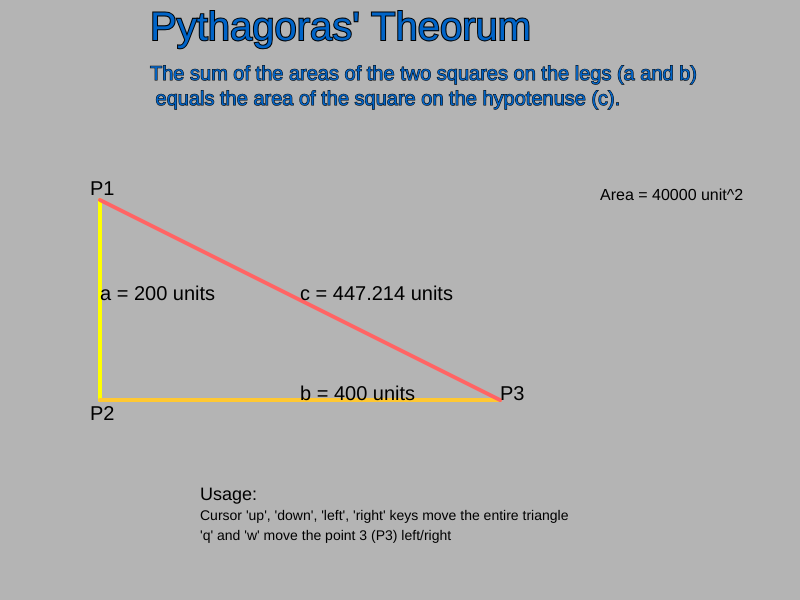
Frame 1 (no input)
Frame 60 (no input): identical to frame 1, image omitted
Frame 120 (the mouse pressed at the canvas centre since frame 60): identical to frame 1, image omitted

The p5.js sketch that drew this single still picture (run headless with seeded random() and noise() and a simulated clock; from frame 60 on, the mouse is pressed at the canvas centre):

// p5.js sketch
// ── sketch.js
/*
* CS 20
* Unit 1
* Assignment 5
*
*/


/** Global Variables */

let title = "Pythagoras' Theorum";
let dev = "The sum of the areas of the two squares on the legs (a and b)\n equals the area of the square on the hypotenuse (c)."
let widthB = 200;

let p1, p2, p3, a, b, c, area;

function setup() {
    let sketch = createCanvas(800, 600);
    p1 = createVector(100, 200);
    p2 = createVector(100, 400);
    p3 = createVector(500, 400);
}

function draw() {
    //header
    background(180);
    stroke(0);
    fill(0, 100, 200);
    strokeWeight(2);
    textSize(40);
    text(title, 150, 40);
    textSize(20);
    strokeWeight(1);
    text(dev, 150, 80);

    //p1->p2
    stroke(255, 255, 0);
    strokeWeight(4);
    line(p1.x, p1.y, p2.x, p2.y);

    //p2->p3
    stroke(255, 200, 50);
    line(p2.x, p2.y, p3.x, p3.y);

    //p3->p1
    stroke(255, 100, 100);
    line(p3.x, p3.y, p1.x, p1.y);

    //label sides (length of each side is calculated on the fly)
    stroke(0);
    fill(0);
    noStroke()
    textSize(20);
    a = p2.y - p1.y;
    b = p3.x - p2.x;
    c = sqrt(pow(a, 2) + pow(b, 2));
    text("a = " + a + " units", p1.x + (p2.x - p1.x) / 2, p1.y + (p2.y - p1.y) / 2);
    text("b = " + b + " units", p2.x + (p3.x - p2.x) / 2, p2.y + (p3.y - p2.y) / 2);
    text("c = " + round(c, 3) + " units", p1.x + (p3.x - p1.x) / 2, p1.y + (p3.y - p1.y) / 2);

    //label corners
    text("P1", p1.x - 10, p1.y - 5);
    text("P2", p2.x - 10, p2.y + 20);
    text("P3", p3.x, p3.y);

    //display other computational results
    textSize(16);
    area = a * b / 2;
    text("Area = " + round(area, 3) + " unit^2", 600, 200);

    //legend
    stroke(0);
    fill(0);
    noStroke()
    textSize(18);
    text("Usage:", 200, 500);
    textSize(14);
    text("Cursor 'up', 'down', 'left', 'right' keys move the entire triangle", 200, 520);
    text("'q' and 'w' move the point 3 (P3) left/right", 200, 540);

}

function keyPressed() {
    if (keyCode === UP_ARROW) {
        p1.y -= 5;
        p2.y -= 5;
        p3.y -= 5;
    }
    else if (keyCode === DOWN_ARROW) {
        p1.y += 5;
        p2.y += 5;
        p3.y += 5;
    }
    else if (keyCode === LEFT_ARROW) {
        p1.x -= 5;
        p2.x -= 5;
        p3.x -= 5;
    }
    else if (keyCode === RIGHT_ARROW) {
        p1.x += 5;
        p2.x += 5;
        p3.x += 5;
    }
    else if (key === 'q') {
        p3.x -= 10;
    }
    else if (key === 'w') {
        p3.x += 10;
    }
}
